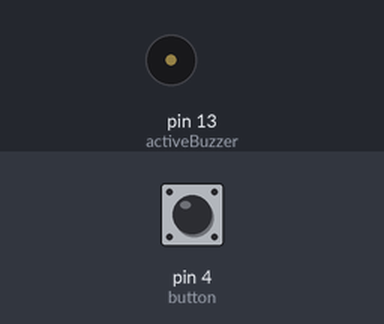
Recording of a program running on a simulated MicroPython board. Parts: buzzer (waves = sounding, pin HIGH). Inputs (shaded band) come from the test bench; at power-on: pin 4 (button) HIGH.

Above: at 1.2 s.
1.3 s: pin 4 (button) pulled LOW for 0.15 s
At 1.37 s:
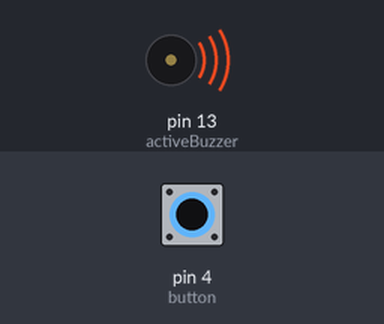
2.9 s: pin 4 (button) pulled LOW for 3.2 s
At 6.7 s:
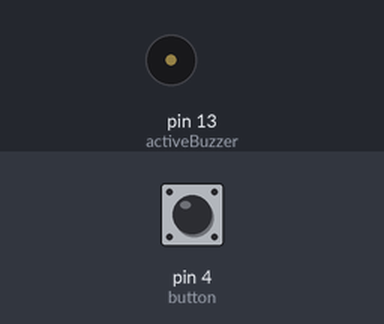
Timing chart, 0 to 8.2 s (numbered marks = the images above; inputs shaded):
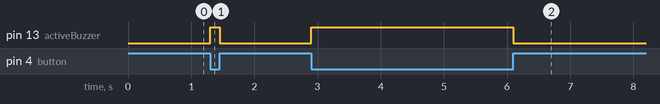

The program:

07.1_Doorbell.py
```python
from machine import Pin

button=Pin(4,Pin.IN,Pin.PULL_UP)
activeBuzzer=Pin(13,Pin.OUT)

activeBuzzer.value(0)

while True:
    if not button.value():
        activeBuzzer.value(1)
    else:
        activeBuzzer.value(0)
```

Measured:
- after the input at 1.3 s, pin 13 (activeBuzzer): LOW → HIGH at once, → LOW 0.15 s later
- after the input at 2.9 s, pin 13 (activeBuzzer): LOW → HIGH at once, → LOW 3.2 s later
